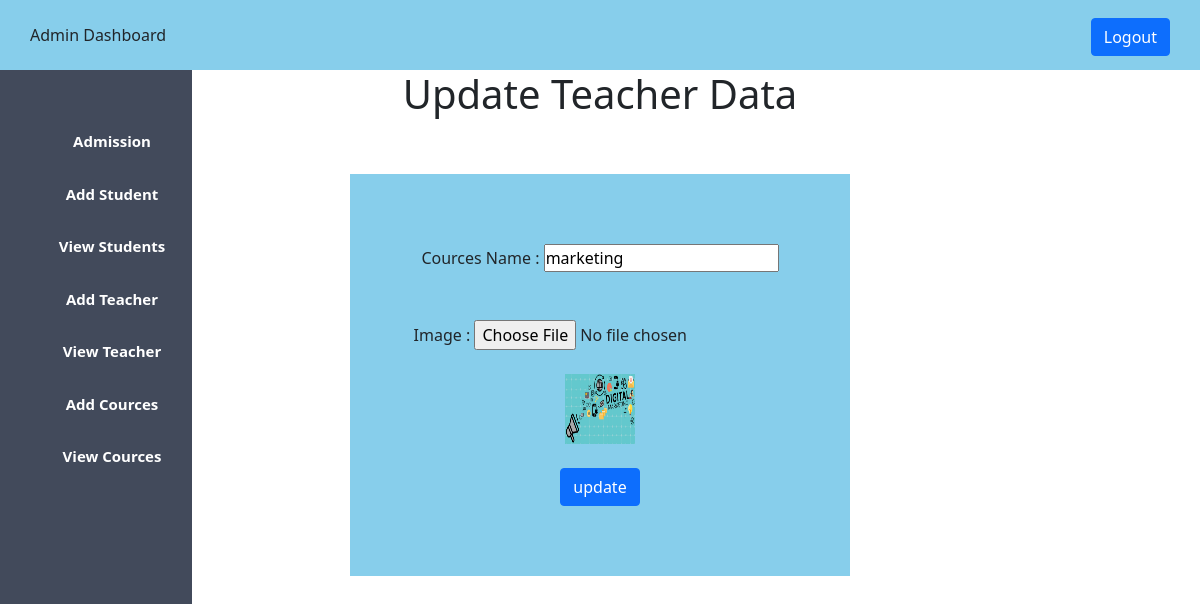
Screenshot of /Cupdate.php?id=1 (signed in) with the database file from the repository.
### tables this page shows
CREATE TABLE `cource` (
  `id` int(112) NOT NULL,
  `name` varchar(122) NOT NULL,
  `image` varchar(123) NOT NULL
);

### Cupdate.php (the view, shortened to what this page needs)
<!doctype html>
<html lang="en">
  <head>
    <link rel="stylesheet" type="text/css" href="admin.css">
    <link href="https://cdn.jsdelivr.net/npm/bootstrap@5.0.2/dist/css/bootstrap.min.css" rel="stylesheet">
  </head>
  <body>
  <?php
    include 'admin-sidebar.php';
  ?>
<center>
<h1>Update Teacher Data</h1><br><br>
<div class="div_deg">
    <form action="#" method="post" enctype="multipart/form-data">
<?php
    include 'connect.php';
    $id=$_GET['id'];
    $showa="select * from cource where id={$id}";
    $showq=mysqli_query($con,$showa);
    $show=mysqli_fetch_array($showq);
?>
        <div >
            <lable>Cources Name :</lable>
            <input type="text" name="name" value="<?php echo $show['name']?>">
        </div>
        <br>
        <br>
        <div >
            <lable>Image :</lable>
            <input type="file" name="image"><br><br>
            <img width="70px" height="70px" class="teacher" src="<?php echo $show['image']?>">
        </div>
        <br>
        <div >
        <input type="submit" name="submit" value="update" class="btn btn-primary">
        </div>
    </form>
</div>
</center>
  </body>
</html>

### admin.css (style rules this page uses)
* { padding: 0%;margin:0%; text-decoration: none; }

### Cupdate.php (style rules this page uses)
.div_deg { background-color:skyblue; width:400px; padding-top:70px; padding-bottom:70px; }

### admin-sidebar.php (style rules this page uses)
.div_deg { background-color:skyblue; width:500px; padding-top:70px; padding-bottom:70px; }

### rows the page displays
cource: name "marketing", image (picture)
